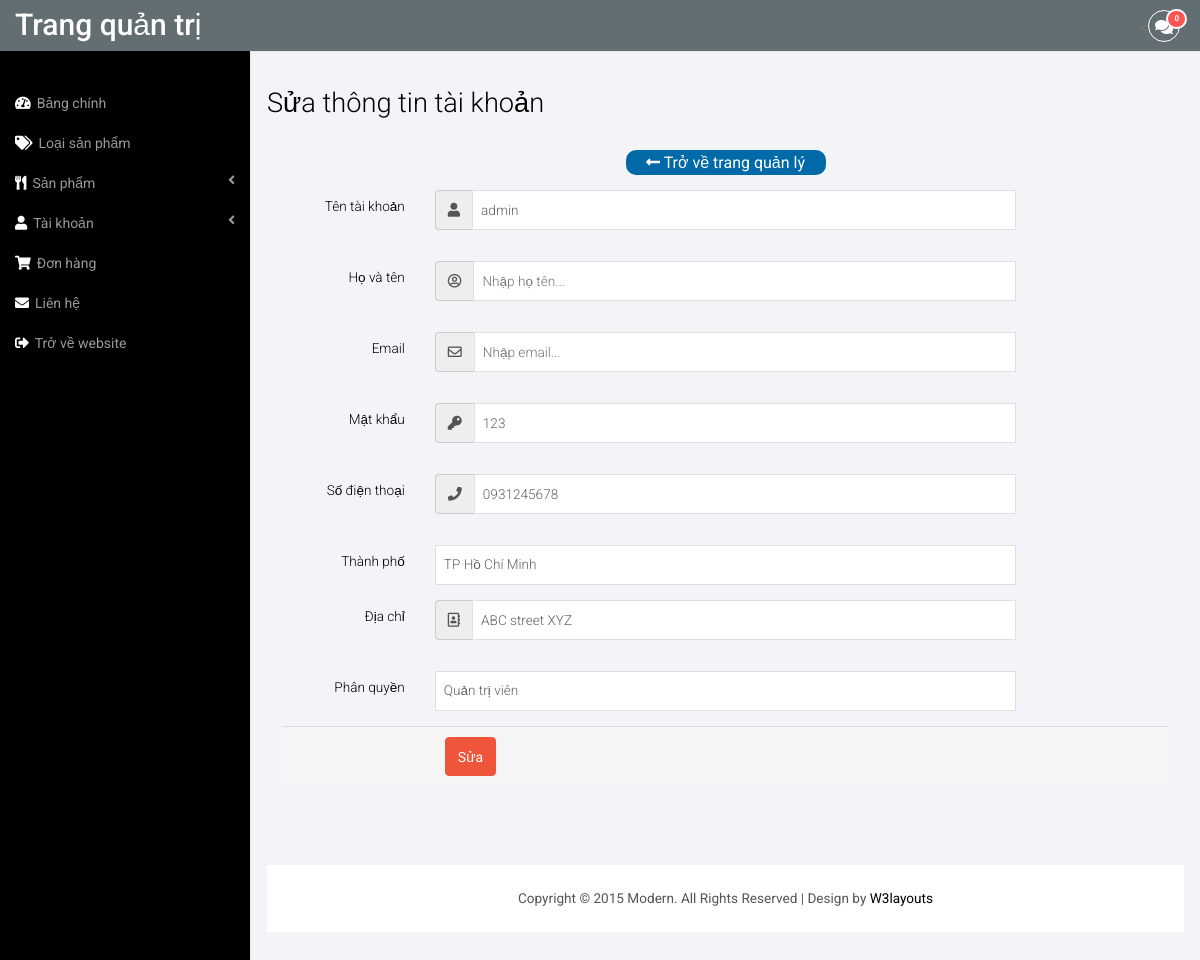
The app's page /admin/edit-account.php?id=1 (signed in) with its own data.
### tables this page shows
CREATE TABLE `thanhvien` (
  `ID_thanhvien` int(11) NOT NULL,
  `Username` varchar(255) NOT NULL,
  `Password` varchar(255) NOT NULL,
  `Hoten` varchar(255) NOT NULL,
  `Email` varchar(255) NOT NULL,
  `Sodt` varchar(20) NOT NULL,
  `ID_thanhpho` int(11) NOT NULL,
  `Diachi` longtext NOT NULL,
  `ID_phanquyen` int(11) NOT NULL,
  `Ngaytao` date DEFAULT NULL
);

### web/admin/edit-account.php (the view, shortened to what this page needs)
<!DOCTYPE HTML>
<html>
<head>
<?php include('modules/head.php') ?>
</head>
<body>
<div id="wrapper">
     <?php include('modules/config.php') ?>
        <?php include('modules/header.php') ?>
        <?php
        	if(isset($_GET['id'])){
        		$id=$_GET['id'];
        		$qry=mysqli_query($conn,"select * from thanhvien,thanhpho where thanhvien.ID_thanhpho = thanhpho.ID_thanhpho and ID_thanhvien = '$id'");
        		$row=mysqli_fetch_array($qry);
        		$username=$row['Username'];
        		$hoten=$row['Hoten'];
        		$email=$row['Email'];
        		$password=$row['Password'];
        		$sodt=$row['Sodt'];
        		$thanhpho=$row['Ten_thanhpho'];
        		$diachi=$row['Diachi'];
        		$phanquyen=$row['ID_phanquyen'];
        	}
         ?>
        <div id="page-wrapper">
        <div class="graphs">
	   <div class="widget_head">Sửa thông tin tài khoản</div>
	   			<a href="list-account.php" style="text-decoration: none"><div class="tinhtrang" style="background-color: #0069a8;width: 200px;height: 25px;line-height: 25px"><i class="fas fa-long-arrow-alt-left"></i> Trở về trang quản lý</div></a>
	            <div class="panel-body">
					<form action="" method="post" role="form" class="form-horizontal">
						<div class="form-group">
							<label class="col-md-2 control-label">Tên tài khoản</label>
							<div class="col-md-8">
								<div class="input-group">
									<span class="input-group-addon">
										<i class="fas fa-user"></i>
									</span>
									<input type="text" class="form-control1" placeholder="Nhập tên tài khoản..." value="<?php echo $username ?>" name="username">
								</div>
							</div>
						</div>
						<div class="form-group">
							<label class="col-md-2 control-label">Họ và tên</label>
							<div class="col-md-8">
								<div class="input-group">
									<span class="input-group-addon">
										<i class="far fa-user-circle"></i>
									</span>
									<input type="text" class="form-control1" placeholder="Nhập họ tên..." value="<?php echo $hoten ?>" name="hoten">
								</div>
							</div>
						</div>
						<div class="form-group">
							<label class="col-md-2 control-label">Email</label>
							<div class="col-md-8">
								<div class="input-group">
									<span class="input-group-addon">
										<i class="far fa-envelope"></i>
									</span>
									<input type="text" class="form-control1" placeholder="Nhập email..." value="<?php echo $email ?>" name="email">
								</div>
							</div>
						</div>
						<div class="form-group">
							<label class="col-md-2 control-label">Mật khẩu</label>
							<div class="col-md-8">
								<div class="input-group">
									<span class="input-group-addon">
										<i class="fa fa-key"></i>
									</span>
									<input type="text" class="form-control1" id="exampleInputPassword1" placeholder="Nhập mật khẩu..." value="<?php echo $password ?>" name="password">
								</div>
							</div>
						</div>
						<div class="form-group">
							<label class="col-md-2 control-label">Số điện thoại</label>
							<div class="col-md-8">
								<div class="input-group">
									<span class="input-group-addon">
										<i class="fas fa-phone"></i>
									</span>
									<input type="text" class="form-control1" placeholder="Nhập số điện thoại..." value="<?php echo $sodt ?>" name="sodt">
								</div>
							</div>
						</div>
						<div class="form-group">
									<label for="selector1" class="col-sm-2 control-label">Thành phố</label>
									<div class="col-sm-8"><select name="thanhpho" id="selector1" class="form-control1" name="thanhpho">
										<?php
											$qry=mysqli_query($conn,"select * from thanhpho");
											while($tp=mysqli_fetch_array($qry)){
												if($tp['Ten_thanhpho']==$thanhpho){
										 ?>
										 <option selected="" value="<?php echo $tp['ID_thanhpho'] ?>"><?php echo $tp['Ten_thanhpho'] ?></option>
										 <?php }else{ ?>
										<option value="<?php echo $tp['ID_thanhpho'] ?>"><?php echo $tp['Ten_thanhpho'] ?></option>
										<?php }
											} ?>
									</select></div>
						</div>
						<div class="form-group">
							<label class="col-md-2 control-label">Địa chỉ</label>
							<div class="col-md-8">
								<div class="input-group">
									<span class="input-group-addon">
										<i class="far fa-address-book"></i>
									</span>
									<input type="text" class="form-control1" placeholder="Nhập địa chỉ..." value="<?php echo $diachi ?>" name="diachi">
								</div>
							</div>
						</div>
						<div class="form-group">
									<label for="selector1" class="col-sm-2 control-label">Phân quyền</label>
									<div class="col-sm-8"><select id="selector1" class="form-control1" name="phanquyen">
										<?php
											$qry_pq=mysqli_query($conn,"select * from phanquyen");
											while($pq=mysqli_fetch_array($qry_pq)){
												if($pq['ID_phanquyen']==$phanquyen){
										 ?>
										 <option selected="" value="<?php echo $pq['ID_phanquyen'] ?>"><?php echo $pq['Ten_phanquyen'] ?></option>
										 <?php }else{ ?>
										<option value="<?php echo $pq['ID_phanquyen'] ?>"><?php echo $pq['Ten_phanquyen'] ?></option>
										<?php }
											} ?>
									</select></div>
						</div>
						<div class="panel-footer">
							<div class="row">
								<div class="col-sm-8 col-sm-offset-2">
									<button class="btn-success btn" name="edit">Sửa</button>
								</div>
							</div>
						 </div>
					</form>
				</div>
	    <div class="copy_layout">
         <p>Copyright © 2015 Modern. All Rights Reserved | Design by <a href="http://w3layouts.com/" target="_blank">W3layouts</a> </p>
        </div>
    </div>
      </div>
   </div>
<link href="css/custom.css" rel="stylesheet">
</body>
</html>

### web/admin/css/modern-admin.css (style rules this page uses)
p { margin: 0; }
html, body { font-family: 'Roboto', sans-serif; font-size: 100%; background:#000; overflow-x: hidden; }
body a { transition:0.5s all; -webkit-transition:0.5s all; -moz-transition:0.5s all; -o-transition:0.5s all; -ms-transition:0.5s all; }
.copy p, .copy_layout p { font-size:0.85em; color:#555; }
.copy p a, .copy_layout p a { color:#000; }
.graphs { padding: 2em 1em; background: #f2f4f8; font-family: 'Roboto', sans-serif; }
.form-control1, .form-control_2.input-sm { border: 1px solid #e0e0e0; padding: 5px 8px; color: #616161; background: #fff; box-shadow: none !important; width: 100%; font-size: 0.85em; font-weight: 300; height: 40px; border-radius: 0; -webkit-appearance: none; }
.xs h3, .widget_head { color:#000; font-size:1.7em; font-weight:300; margin-bottom: 1em; }
.form-horizontal .control-label { text-align: right; color: #000; font-weight: 300; font-size: 0.85em; }
.radio label, .checkbox label, label { font-size: 0.85em; font-weight:300; vertical-align: middle; }
.input-group { position: relative; display: table; width: 100%; border-collapse: separate; margin-bottom: 1em; }
.badge-success, .bg-green, .bootstrap-switch-success, .btn-success { border-color: #ef553a; background: #ef553a; padding:8.5px 12px; }
.copy_layout { padding:1.5em 0; background:#fff; text-align:center; margin: 4em 0 0em 0; }
.tinhtrang { width: 90px; text-align: center; color: white; border-radius: 10px; margin: auto; }

### web/admin/css/custom.css (style rules this page uses)
#wrapper { width: 100%; }
#page-wrapper { min-height: 568px; background-color: #fff; }
@media (min-width:768px) { #page-wrapper { position: inherit; margin: 0 0 0 250px; border-left: 1px solid #e7e7e7; } }

### records on screen
thanhvien: username "admin", password "123", sodt "0931245678", diachi "ABC street XYZ"

### other values on screen
$lienhemoi "0"
form field thanhpho "TP Hồ Chí Minh"
form field phanquyen "Quản trị viên"
